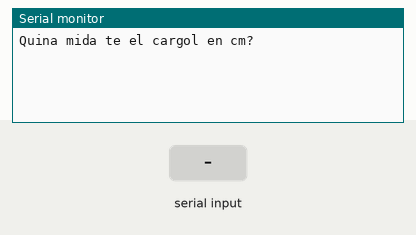
A sketch run on a simulated Arduino Uno, built with avr-gcc and run on an emulated ATmega328P. On the bench: the last lines printed to the serial monitor. The inputs (shaded band) are chosen by the test bench.

Above: at 1.2 s.
1.3 s: "90,45\n" received over Serial
At 1.8 s:
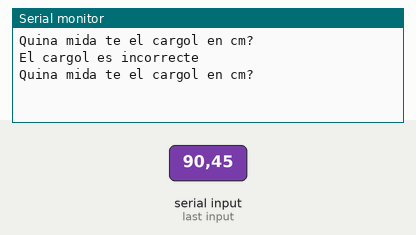
2.8 s: "5\n" received over Serial
At 3.3 s:
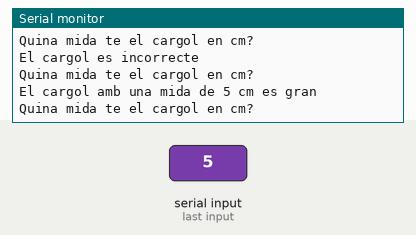

Measured:
- after the input at 1.3 s, the serial monitor: prints a new line at once (image 1)
- after the input at 2.8 s, the serial monitor: prints a new line at once (image 2)

The sketch:

_5.ino
```cpp
/**********************************************************************************
**                                                                               **
**                               SERIAL                                          **
**                         Number comunication                                   **
**  NOM : Jordi Pujlreu Sala                                   DATA: 28/2/17     **
**********************************************************************************/

//********** Includes *************************************************************

//********** Variables ********************************************************
int r ;
int numero ;             // variables for the R's
//********** Setup ************************************************************
void setup() {
  Serial.begin(9600);        // initialize serial
  Serial.println("Quina mida te el cargol en cm?");
}
//********** Loop *************************************************************
void loop() {
  while (Serial.available() > 0) {  // if there's any serial available, read it
    numero = Serial.parseInt();// look for valid int the incoming serial stream


    if (Serial.read() == '\n') { // quan presionem enter significa que hem acabat d'enviar dades

    if (numero > 11) { //cargl mes gran que 11
      Serial.println("El cargol es incorrecte");
    }
    else if ( numero  >= 8 ) { //de 8 fins que es incorrecte
      Serial.print ("El cargol amb una mida de ");
      Serial.print(numero);
      Serial.println( " cm es molt gran");
    }
    else if (numero  >= 5) { //de 5 fins que compleix la anterior
      Serial.print ("El cargol amb una mida de ");
      Serial.print(numero);
      Serial.println( " cm es gran");
    }
    else if (numero >= 3) { //de 3 fins que comleix la anterior
      Serial.print ("El cargol amb una mida de ");
      Serial.print(numero);
      Serial.println( " cm es mitja");
    }
    else { //si no es cap de les anteriors...
      Serial.print ("El cargol amb una mida de ");
      Serial.print(numero);
      Serial.println( " cm es petit");

    }


    Serial.println("Quina mida te el cargol en cm?");


    }
  }
}
```
